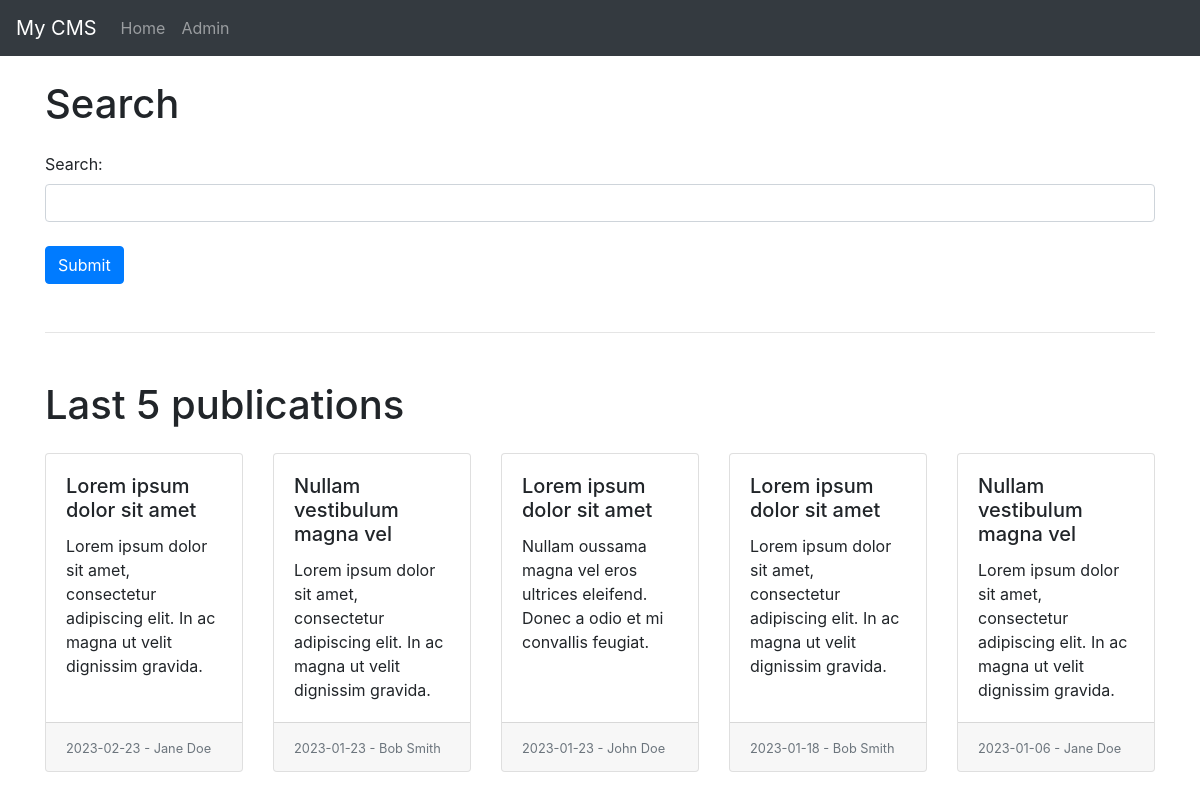
The page / on the database its author committed.
### tables this page shows
CREATE TABLE article
(
    id               integer primary key,
    titre            varchar(100),
    identifiant      varchar(50),
    auteur           varchar(100),
    date_publication text,
    paragraphe       varchar(500)
);

### app.py (the view)
@app.route('/')
def home():
    conn = sqlite3.connect('db/infoArticle.db')
    c = conn.cursor()
    today = datetime.date.today().isoformat()
    c.execute("SELECT * FROM article WHERE date_publication <= ? ORDER BY date_publication DESC LIMIT 5", (today,))
    publications = c.fetchall()
    conn.close()
    return render_template('home.html', publications=publications)

### templates/home.html
{% extends "base.html" %}
{% block content %}
    <h1 class="mb-4">Search</h1>
    <form action="{{ url_for('search') }}">
        <div class="form-group">
            <label for="search" class="form-label">Search:</label>
            <input type="text" class="form-control" id="search" name="q" required>
        </div>
        <button type="submit" class="btn btn-primary mt-2">Submit</button>
    </form>
    <hr class="my-5">
    <h1 class="mb-4">Last 5 publications</h1>
    <div class="card-deck">
        {% for publication in publications %}
            <div class="card mb-4">
                <div class="card-body">
                    <h5 class="card-title">{{ publication[1] }}</h5>
                    <p class="card-text">{{ publication[5] }}</p>
                </div>
                <div class="card-footer">
                    <small class="text-muted">{{ publication[4] }} - {{ publication[3] }}</small>
                </div>
            </div>
        {% endfor %}
    </div>
{% endblock %}

### templates/base.html (shortened to what this page needs)
<!DOCTYPE html>
<html>
<head>
    <link rel="stylesheet" href="https://stackpath.bootstrapcdn.com/bootstrap/4.4.1/css/bootstrap.min.css">
</head>
<body>
<nav class="navbar navbar-expand-lg navbar-dark bg-dark">
    <a class="navbar-brand" href="/">My CMS</a>
    <div class="collapse navbar-collapse" id="navbarNav">
        <ul class="navbar-nav me-auto mb-2 mb-md-0">
            <li class="nav-item">
                <a class="nav-link" href="{{ url_for('home') }}">Home</a>
            </li>
            <li class="nav-item">
                <a class="nav-link" href="{{ url_for('admin') }}">Admin</a>
            </li>
        </ul>
    </div>
</nav>
<div class="container mt-4">
    {% block content %}{% endblock %}
</div>
</body>
</html>

### rows shown on the page
article: titre "Lorem ipsum dolor sit amet", paragraphe "Lorem ipsum dolor sit amet, consectetur adipiscing elit. In ac magna ut velit dignissim gravida.", date_publication "2023-02-23", auteur "Jane Doe"
article: titre "Nullam vestibulum magna vel", paragraphe "Lorem ipsum dolor sit amet, consectetur adipiscing elit. In ac magna ut velit dignissim gravida.", date_publication "2023-01-23", auteur "Bob Smith"
article: titre "Lorem ipsum dolor sit amet", paragraphe "Nullam oussama magna vel eros ultrices eleifend. Donec a odio et mi convallis feugiat.", date_publication "2023-01-23", auteur "John Doe"
article: titre "Lorem ipsum dolor sit amet", paragraphe "Lorem ipsum dolor sit amet, consectetur adipiscing elit. In ac magna ut velit dignissim gravida.", date_publication "2023-01-18", auteur "Bob Smith"
article: titre "Nullam vestibulum magna vel", paragraphe "Lorem ipsum dolor sit amet, consectetur adipiscing elit. In ac magna ut velit dignissim gravida.", date_publication "2023-01-06", auteur "Jane Doe"
